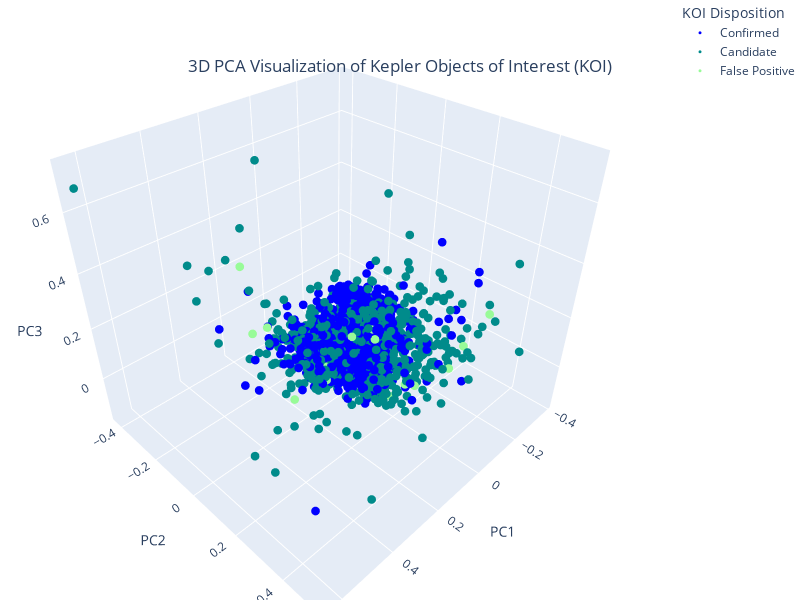

Write notebook code for a chart like this one.
### Code cell
# Plot PCA1 vs PCA2 vs PCA3

import plotly.graph_objects as go
# Create a Plotly figure
fig = go.Figure()

color_palette = {
    "False Positive": "palegreen",
    "Candidate": "darkcyan",
    "Confirmed": "blue"
}

# Add traces for each unique disposition status
for status in koi_reduced_df['koi_disposition_mapped'].unique():
    df_subset = koi_reduced_df[koi_reduced_df['koi_disposition_mapped'] == status]
    fig.add_trace(go.Scatter3d(
        x=df_subset['PC1'],
        y=df_subset['PC2'],
        z=df_subset['PC3'],
        mode='markers',
        marker=dict(
            size=3,
            color=color_palette[status]  # Use the color from the palette
        ),
        name=status
    ))

# Setting the layout for the 3D plot
fig.update_layout(
    margin=dict(l=0, r=0, b=0, t=0),
    scene=dict(
        xaxis_title='PC1',
        yaxis_title='PC2',
        zaxis_title='PC3'
    ),
    legend_title_text='KOI Disposition',
     width=800,  # Width of the figure in pixels
     height=600,  # Height of the figure in pixels
     title={
        'text': "3D PCA Visualization of Kepler Objects of Interest (KOI)",
        'y':0.9,
        'x':0.5,
        'xanchor': 'center',
        'yanchor': 'top'}
)

fig.show()

### Figure 1 — Plotly figure (JSON) as saved in the notebook; plotly's stock layout.template omitted (floating-point values rounded to 4 significant figures; data arrays with more than 128 entries replaced by an {"elided": "..."} marker saying what was removed)
{"data": [{"marker": {"color": "blue", "size": 3}, "mode": "markers", "name": "Confirmed", "type": "scatter3d", "x": {"elided": "1362 float values"}, "y": {"elided": "1362 float values"}, "z": {"elided": "1362 float values"}}, {"marker": {"color": "darkcyan", "size": 3}, "mode": "markers", "name": "Candidate", "type": "scatter3d", "x": {"elided": "937 float values"}, "y": {"elided": "937 float values"}, "z": {"elided": "937 float values"}}, {"marker": {"color": "palegreen", "size": 3}, "mode": "markers", "name": "False Positive", "type": "scatter3d", "x": [0.003888, 0.004503, 0.1482, -0.08075, 0.1274, 0.3347, -0.03381, 0.01666, -0.07017, 0.07559, -0.1503, -0.07578, 0.02382, 0.1361, 0.008078, -0.006525, 0.006264, -0.1486, -0.1065, -0.01996, 0.3278, 0.226, 0.07487, 0.2711], "y": [0.03241, 0.187, 0.03407, 0.3439, 0.01719, -0.1294, 0.2144, -0.0601, 0.2264, 0.03282, 0.04445, 0.04029, 0.03543, 0.02606, 0.01184, 0.02283, 0.5072, 0.3435, 0.05385, 0.07869, 0.07947, -0.1585, -0.01456, -0.1792], "z": [-0.06552, -0.09375, -0.02823, 0.07043, 0.00621, 0.4196, -0.04788, -0.03735, -0.06938, -0.03385, 0.004423, 0.01862, -0.05406, -0.05371, 0.06036, -0.01754, 0.41, 0.1202, -0.07012, 0.1126, 0.03476, 0.1245, -0.03279, 0.1125]}], "layout": {"height": 600, "legend": {"title": {"text": "KOI Disposition"}}, "margin": {"b": 0, "l": 0, "r": 0, "t": 0}, "scene": {"xaxis": {"title": {"text": "PC1"}}, "yaxis": {"title": {"text": "PC2"}}, "zaxis": {"title": {"text": "PC3"}}}, "title": {"text": "3D PCA Visualization of Kepler Objects of Interest (KOI)", "x": 0.5, "xanchor": "center", "y": 0.9, "yanchor": "top"}, "width": 800}}
